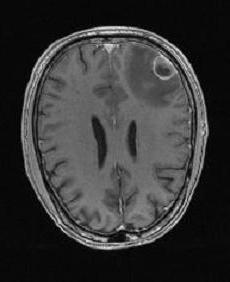
#> input picture single_test/notumor/Te-no_18.jpg, 230 x 282 px
$ python -i image_preprocessor.py   (imports and definitions only)
#> lines starting #> are read from the running program, lines starting #| are printed output that depends on the picture
from pathlib import Path

import numpy as np
from PIL import Image

from model_training.configs.config import IMAGE_SIZE

class ImagePreprocessor:
    """
    Preprocess a single image.
    """

    def __init__(self, image_size=IMAGE_SIZE):
        self.image_size = image_size

    def load_image(self, image_path: Path):

#> called with image_path = '../../single_test/notumor/Te-no_18.jpg'
        return Image.open(image_path)
#> returned value is the input picture: PIL image 230x282 RGB; min 0, max 239, mean 54.7

    def convert_to_rgb(self, image: Image.Image):

        return image.convert("RGB")

    def resize(self, image: Image.Image):

        return image.resize(self.image_size)
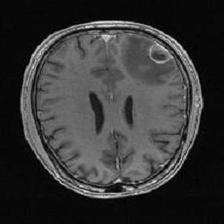
#> returned value: PIL image 224x224 RGB; min 0, max 229, mean 54.8

    def to_numpy(self, image: Image.Image):

        return np.array(image)

    def normalize(self, image):

        image = image.astype(np.float32)

        image /= 255.0

        return image

    def preprocess(self, image_path: Path):

        image = self.load_image(image_path)

        image = self.convert_to_rgb(image)

        image = self.resize(image)

        image = self.to_numpy(image)

        image = self.normalize(image)

        return image

>>> result = ImagePreprocessor().preprocess('../../single_test/notumor/Te-no_18.jpg')
